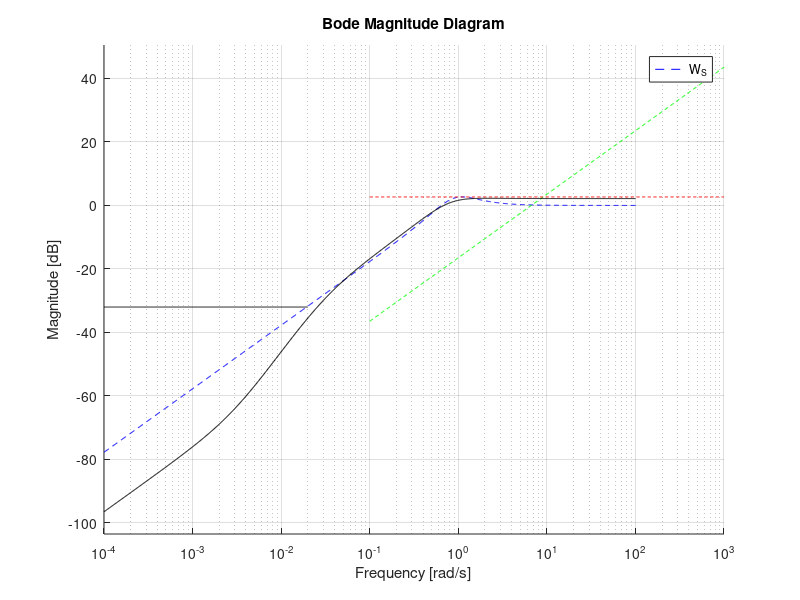
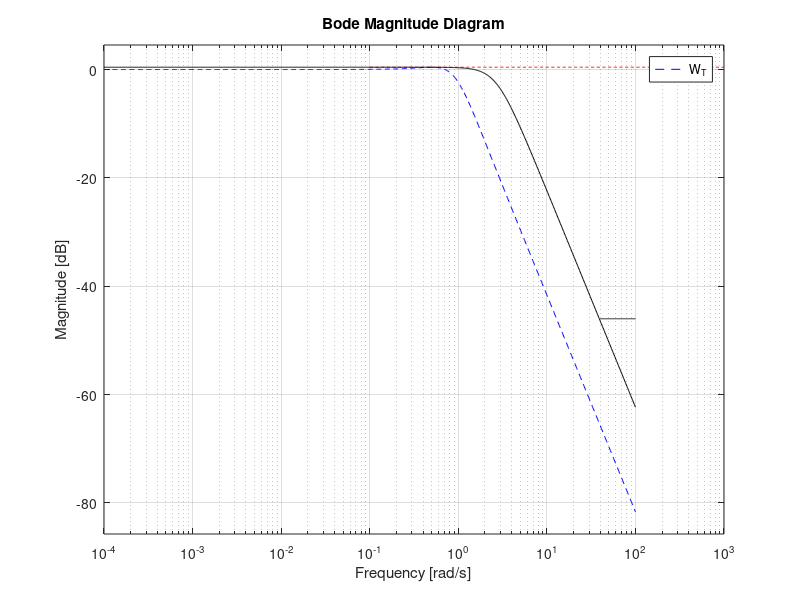

Recreate these plots in MATLAB, in order.
%% homework 05
% Modern Design of Control Systems
clc
clear variables
close all
format compact

%% defining the system

s = tf('s');

Gp = 25/(s^3+3.3*s^2+2*s);
Ga = 0.095;
Gs = 1;
Kd = 1; %requirement 1
Gf = 1/(Kd*Gs);

Tp_max = 1.05;
Sp_max = 1.36;
wc_min = 0.66;
wc_max = 1.4;
S_star0 = 0.15;
nu = 0;
p = 1;
M_LF = -32;
%% S weigth function
close all
wn2 = 0.91
zeta2 = 0.59

S2 = s*(s + 2*zeta2*wn2)/(s^2 + 2*zeta2*wn2*s + wn2^2) ;
S_at_0 = S_star0*s^(nu + p); %system type 1 

% plotting
figure(1)
hold on, 
bodemag(S2,{0.0001,100},'--b'),
bodemag(S_at_0,'--g')
bodemag(tf(Sp_max),'--r')
bodemag(tf(10^(-32/20)),{0.0001,0.02},'k')
grid on
% weight function

W_S = (S_star0*s)*(1+s/0.003)*(1+s/0.73)/((1+s/0.03)*(1+1.6*s/0.79+(s/0.79)^2))
bodemag(W_S,{0.0001,100},'-k')

%% T weight function
T2 = wn2^2/(s^2 + 2*zeta2*wn2*s + wn2^2);

figure,
bodemag(T2,{0.0001,100},'--b'),
hold on, 

bodemag(tf(Tp_max),'--r')
bodemag(tf(10^(-46/20)),{40,100},'k')
grid on

% butterworth weighting function for T
W_T =Tp_max/((1+ (2*0.71*s/2.7) + (s/2.7)^2))
 
bodemag(W_T,{0.0001,100},'-k')
